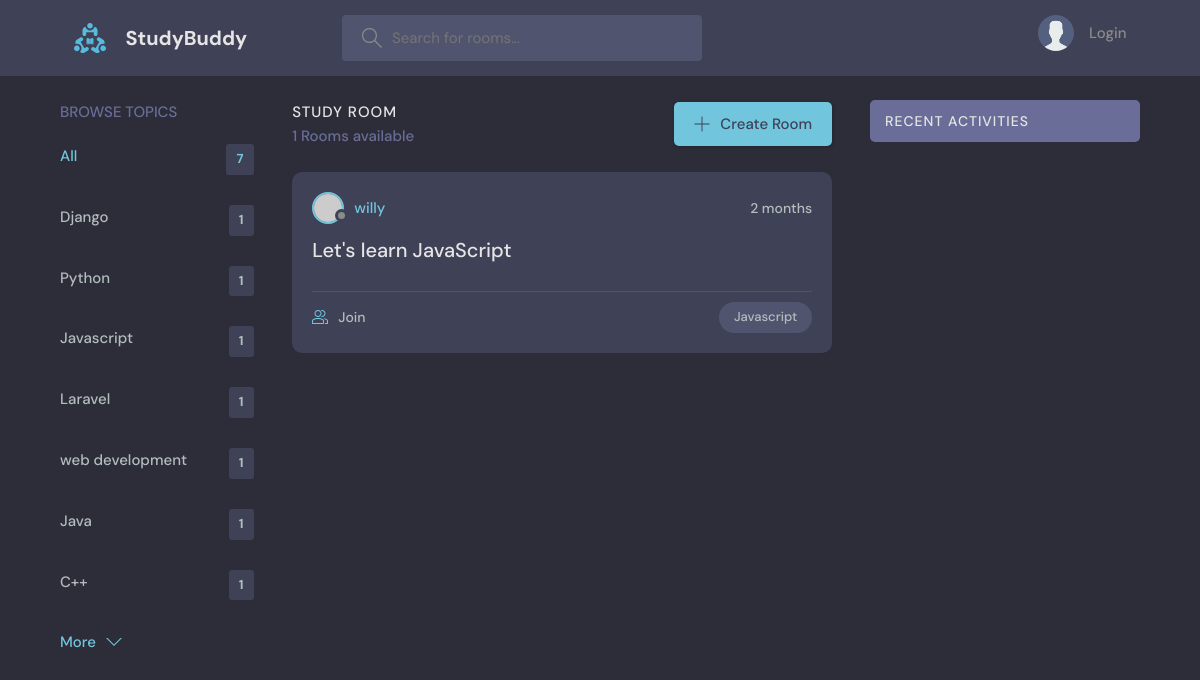
/?q=Javascript, run on the app's committed database.
### base/models.py (models this page shows, shortened)
class Topic(models.Model):
    name = models.CharField(max_length=200)

class Room(models.Model):
    host = models.ForeignKey(User, on_delete=models.SET_NULL, null=True)
    topic = models.ForeignKey(Topic,on_delete=models.SET_NULL, null=True)
    name = models.CharField(max_length=200)
    description = models.TextField(null=True, blank=True)
    participants = models.ManyToManyField(User, related_name="participants", blank=True)
    update = models.DateTimeField(auto_now=True)
    created = models.DateTimeField(auto_now_add=True)
    class Meta:
        ordering = ['-update', '-created']

### base/views.py (the view)
# urls.py: 2. Add a URL to urlpatterns:  path('', views.home, name='home')
def home(request):
    q = request.GET.get('q') if request.GET.get('q') is not None else ''
    rooms = Room.objects.filter(Q(topic__name__icontains=q) |
     Q(name__icontains=q) | Q(description__icontains=q)
     )
    room_count = rooms.count()
    topics = Topic.objects.all()
    room_messages = Message.objects.filter(Q(room__topic__name__icontains=q))
    context = {'rooms': rooms, 'topics': topics, 'room_count': room_count, 'room_messages': room_messages}
    return render(request, 'home.html', context)

### templates/home.html (shortened to what this page needs)
{% extends 'main.html'%}
{% block content%}
  <main class="layout layout--3">
    <div class="container">
        {% include 'base/topics_component.html' %}
      <div class="roomList">
        <div class="roomList__header">
          <div>
            <h2>Study Room</h2>
            <p>{{room_count}} Rooms available</p>
          </div>
          <a class="btn btn--main" href="{% url 'create-room' %}">
            <svg version="1.1" xmlns="http://www.w3.org/2000/svg" width="32" height="32" viewBox="0 0 32 32">
              <title>add</title>
              <path
                d="M16.943 0.943h-1.885v14.115h-14.115v1.885h14.115v14.115h1.885v-14.115h14.115v-1.885h-14.115v-14.115z"
              ></path>
            </svg>
            Create Room
          </a>
        </div>
        {% include 'base/feed_component.html'%}
      </div>
      {% include 'base/activitiy_component.html'%}
    </div>
  </main>
{%endblock content%}

### base/templates/base/topics_component.html
<div class="topics">
    <div class="topics__header">
        <h2>Browse Topics</h2>
    </div>
    <ul class="topics__list">
        <li>
            <a href="{% url 'home'%}" class="active">All <span>{{topics.count}}</span></a>
        </li>
        {% for topic in topics%}
        <li>
            <a href="{% url 'home'%}?q={{topic.name}}">{{topic.name}} <span>{{topic.room_set.all.count}}</span></a>
        </li>
        {% endfor %}
    </ul>
    <a class="btn btn--link" href="{% url 'topics'%}">
        More
        <svg version="1.1" xmlns="http://www.w3.org/2000/svg" width="32" height="32" viewBox="0 0 32 32">
            <title>chevron-down</title>
            <path d="M16 21l-13-13h-3l16 16 16-16h-3l-13 13z"></path>
        </svg>
    </a>
</div>

### base/templates/base/feed_component.html (shortened to what this page needs)
{% for room in rooms%}
<div class="roomListRoom">
    <div class="roomListRoom__header">
        <a href="{% url 'user-profile' room.host.id %}" class="roomListRoom__author">
            <div class="avatar avatar--small">
                <img src="https://randomuser.me/api/portraits/women/11.jpg" />
            </div>
            <span>{{room.host.username}}</span>
        </a>
        <div class="roomListRoom__actions">
            <span>{{room.created | timesince}}</span>
        </div>
    </div>
    <div class="roomListRoom__content">
        <a href="{% url 'room' room.id %}">{{room.name}}</a>
    </div>
    <div class="roomListRoom__meta">
        <a href="{% url 'room' room.id %}" class="roomListRoom__joined">
            {{rooms.portraits.all.count}} Join
        </a>
        <p class="roomListRoom__topic">{{room.topic.name}}</p>
    </div>
</div>
{% endfor %}

### static/styles/style.css (style rules this page uses)
:root { --color-main: #71c6dd; --color-main-light: #e1f6fb; --color-dark: #3f4156; --color-dark-medium: #51546e; --color-dark-light: #696d97; --color-light: #e5e5e5; --color-gray: #8b8b8b; --color-light-gray: #b2bdbd; --color-bg: #2d2d39; --color-success: #5dd693; --color-error: #fc4b0b; }
* { font-family: "DM Sans", -apple-system, BlinkMacSystemFont, "Segoe UI", Roboto, Oxygen, Ubuntu, Cantarell, "Open Sans", "Helvetica Neue", sans-serif; margin: 0; padding: 0; box-sizing: border-box; text-rendering: optimizeLegibility; font-size: inherit; }
html { font-size: 56.25%; }
@media only screen and (min-width: 1200px) { html { font-size: 62.5%; } }
body { line-height: 1.6; font-weight: 400; font-size: 1.5rem; color: var(--color-light-gray); background-color: var(--color-bg); min-height: 100vh; }
img { width: 100%; }
a { display: inline-block; color: var(--color-main); text-decoration: none; }
.container { max-width: 120rem; width: 90%; margin: auto; }
.btn { background-color: transparent; border: none; display: inline-flex; align-items: center; gap: 1rem; cursor: pointer; transition: all ease-in-out 0.3s; padding: 1rem 2rem; border-radius: 5px; box-shadow: 1px 1px 3px 1px rgba(0, 0, 0, 0.15); font-weight: 500; }
.btn--link { border-radius: 0; padding: 0; color: var(--color-main); box-shadow: none; }
.btn--main { background-color: var(--color-main); color: var(--color-dark); }
.btn > svg { fill: currentColor; width: 1.6rem; height: 1.6rem; }
.avatar { position: relative; display: inline-block; border-radius: 50%; border: 2px solid var(--color-main); }
.avatar img { display: block; border-radius: 50%; object-fit: cover; object-position: center; }
.avatar::after { content: ""; display: block; position: absolute; background-color: var(--color-gray); z-index: 111; border-radius: 50%; border: 0.3rem solid var(--color-dark); }
.avatar.avatar--small img { width: 2.8rem; height: 2.8rem; }
.avatar.avatar--small:after { width: 0.7rem; height: 0.7rem; bottom: 0px; right: -6px; }
.layout { margin-top: 2.4rem; }
.layout > .container { display: flex; justify-content: space-between; align-items: flex-start; }
.layout--3 > .container > div:first-child { flex-basis: 18%; max-width: 22.5rem; }
.layout--3 > .container > div:nth-child(2) { flex-basis: 50%; }
.topics__header { margin-bottom: 2rem; }
.topics__header h2 { text-transform: uppercase; font-weight: 500; color: var(--color-dark-light); }
.topics__list { list-style: none; }
.topics__list li a { display: flex; justify-content: space-between; margin-bottom: 3rem; font-weight: 500; color: var(--color-light-gray); transition: all 0.3s ease-in-out; }
.topics__list li a.active, .topics__list li a:hover { color: var(--color-main); }
.topics__list li a span { padding: 0.5rem 1rem; background-color: var(--color-dark); border-radius: 3px; font-size: 1.3rem; font-weight: 700; letter-spacing: 1px; }
.roomList__header { display: flex; justify-content: space-between; align-items: center; margin-bottom: 2.4rem; }
.roomList__header h2 { text-transform: uppercase; font-weight: 500; color: var(--color-light); letter-spacing: 1px; }
.roomList__header p { font-weight: 500; color: var(--color-dark-light); }
.roomListRoom { margin-bottom: 2.4rem; background-color: var(--color-dark); border-radius: 1rem; padding: 2rem; }
.roomListRoom__header { display: flex; justify-content: space-between; align-items: center; }
.roomListRoom__author { font-weight: 500; display: flex; align-items: center; gap: 1rem; }
.roomListRoom__actions { display: flex; align-items: flex-start; gap: 1rem; position: relative; }
.roomListRoom__actions span { font-size: 1.4rem; font-weight: 500; }
.roomListRoom__content { margin: 1rem 0; }
.roomListRoom__content a { font-size: 2rem; font-weight: 500; margin-bottom: 1.5rem; color: var(--color-light); transition: all 0.3s ease-in-out; }
.roomListRoom__meta { border-top: 1px solid var(--color-dark-medium); padding-top: 1rem; display: flex; align-items: center; justify-content: space-between; }
.roomListRoom__joined { color: var(--color-light-gray); display: flex; align-items: center; gap: 1rem; font-size: 1.4rem; font-weight: 500; }
.roomListRoom__joined svg { fill: var(--color-main); width: 1.6rem; height: 1.6rem; }
.roomListRoom__topic { padding: 5px 1.5rem; background-color: var(--color-dark-medium); border-radius: 5rem; font-weight: 500; font-size: 1.3rem; }

### data on the page
Topic: name "Django", room_set.all.count "1"
Topic: name "Python", room_set.all.count "1"
Topic: name "Javascript", room_set.all.count "1"
Topic: name "Laravel", room_set.all.count "1"
Topic: name "web development", room_set.all.count "1"
Topic: name "Java", room_set.all.count "1"
Topic: name "C++", room_set.all.count "1"
Room: host.username "willy", created "2 months", name "Let's learn JavaScript", topic.name "Javascript"

### other printed values
{{ topics.count }} "7"
{{ room_count }} "1"
